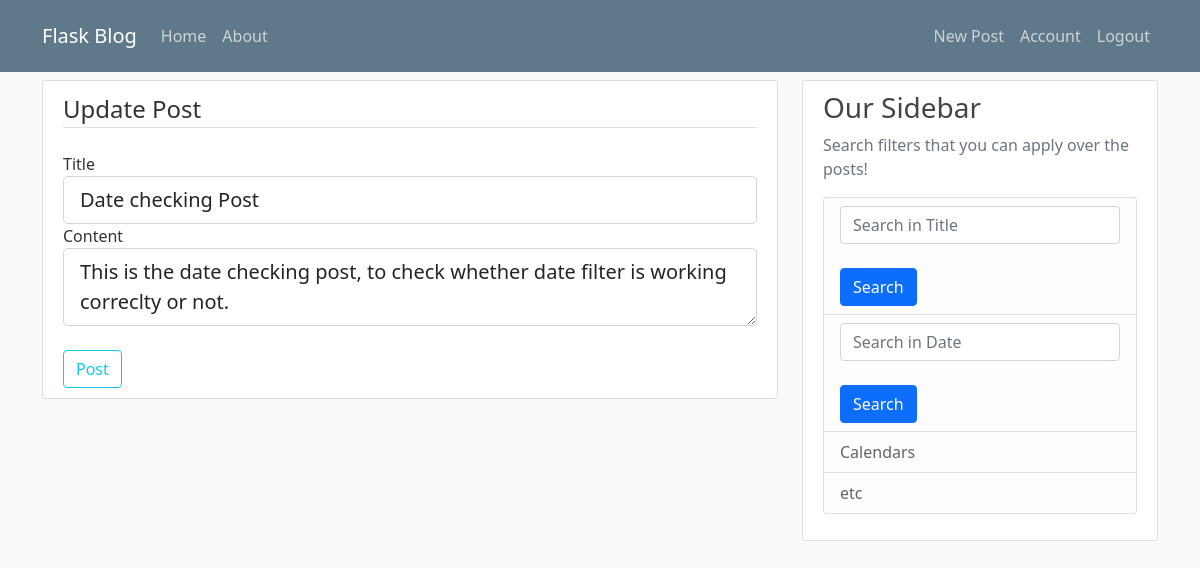
/post/7/update (signed in), run on the app's committed database.
### flaskblog/models.py (models this page shows, shortened)
class Post(db.Model):
	id = db.Column(db.Integer, primary_key=True)
	title = db.Column(db.String(100), nullable=False)
	date_posted = db.Column(db.DateTime, nullable=False, default=datetime.utcnow)
	content = db.Column(db.Text, nullable=False)
	user_id = db.Column(db.Integer, db.ForeignKey('user.id'), nullable=False)

### flaskblog/posts/routes.py (the view)
@posts.route("/post/<int:post_id>/update", methods=['GET', 'POST'])
@login_required
def update_post(post_id):
	post = Post.query.get_or_404(post_id)
	if post.author != current_user:
		abort(403)
	form = PostForm()
	if form.validate_on_submit():
		post.title = form.title.data
		post.content = form.content.data
		db.session.commit()
		flash('Your post has been updated!', 'success')
		return redirect(url_for('posts.post', post_id=post.id))
	elif request.method == 'GET':
		form.title.data = post.title
		form.content.data = post.content
	return render_template('create_post.html',
							title='Update Post',
							form=form,
							legend='Update Post')

### flaskblog/posts/forms.py
class PostForm(FlaskForm):
	title = StringField('Title',
						validators=[DataRequired()])
	content = TextAreaField('Content',
							validators=[DataRequired()])
	submit = SubmitField('Post')

### flaskblog/models.py (called while the page is built)
@login_manager.user_loader
def load_user(user_id):
	return User.query.get(int(user_id))

### flaskblog/templates/create_post.html (shortened to what this page needs)
{% extends "layout.html" %}
{% block content %}
	<div class="content-section">
		<form method="POST" action="">
			<fieldset class="form-group">
				<legend class="border-bottom mb-4">{{ legend }}</legend>
				<div class="form-group">
					{{ form.title.label(class="form-control-label") }}
					{% if form.title.errors %}
						{{ form.title(class="form-control form-control-lg is-invalid") }}
						<div class="invalid-feedback">
							{% for error in form.title.errors %}
								<span>{{ error }}</span>
							{% endfor %}
						</div>
					{% else %}
						{{ form.title(class="form-control form-control-lg") }}
					{% endif %}
				</div>
				<div class="form-group">
					{{ form.content.label(class="form-control-label") }}
					{% if form.content.errors %}
						{{ form.content(class="form-control form-control-lg is-invalid") }}
						<div class="invalid-feedback">
							{% for error in form.content.errors %}
								<span>{{ error }}</span>
							{% endfor %}
						</div>
					{% else %}
						{{ form.content(class="form-control form-control-lg") }}
					{% endif %}
				</div>
			</fieldset>
			<br>
			<div class="form-group">
				{{ form.submit(class="btn btn-outline-info") }}
			</div>
		</form>
	</div>
{% endblock content %}

### flaskblog/static/main.css (style rules this page uses)
body { background: #fafafa; color: #333333; margin-top: 5rem; }
.content-section { background: #ffffff; padding: 10px 20px; border: 1px solid #dddddd; border-radius: 3px; margin-bottom: 20px; }

### data on the page
Post: title "Date checking Post", content "This is the date checking post, to check whether date filter is working correclty or not."

### other printed values
{{ legend }} "Update Post"
